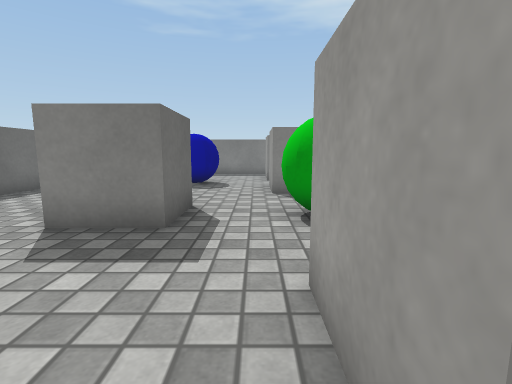
View 1 (above)

15 first-person views from a walk through a 3-D level made in the Unity game engine. The camera is 0.62 m above the floor, tilts 8° down and sees 85° across. The floor is counted in squares, 0.5 m on a side. Each view is taken from the middle of a square. On the plan, view 1 faces up. The plan holds only what a view shows up to about 13 squares ahead; the rest is blank. The player character is not drawn. Surface patterns are stand-ins for the level's own textures.

View 2
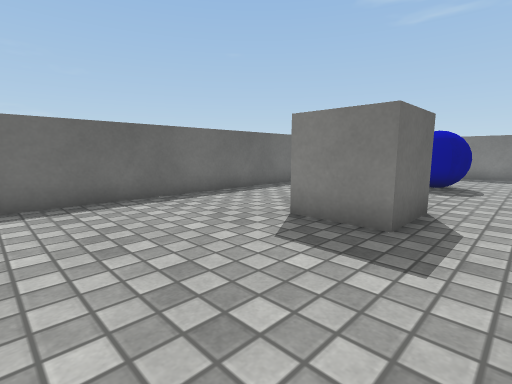

View 3
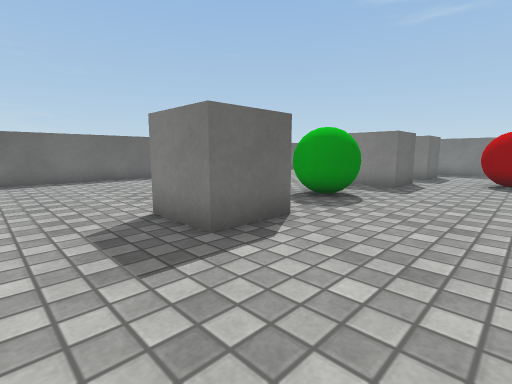

View 4
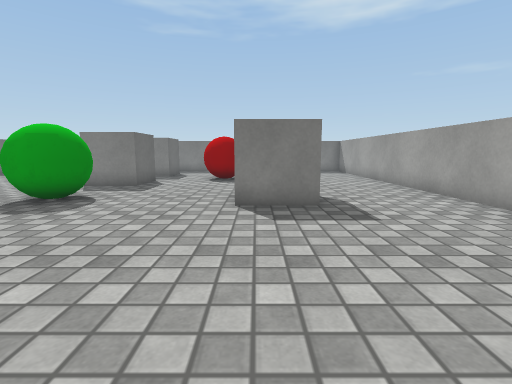

View 5
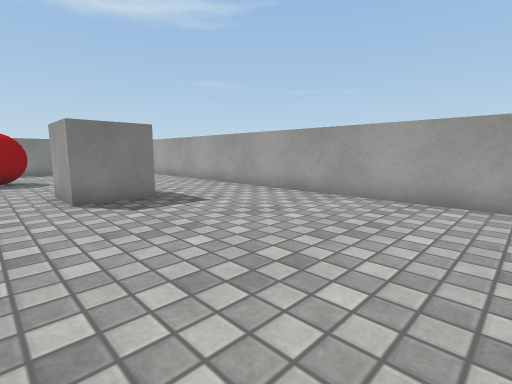

View 6
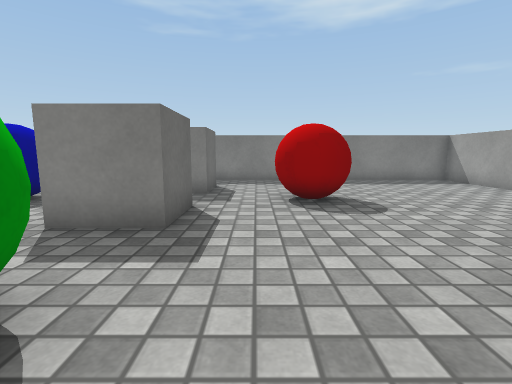

View 7
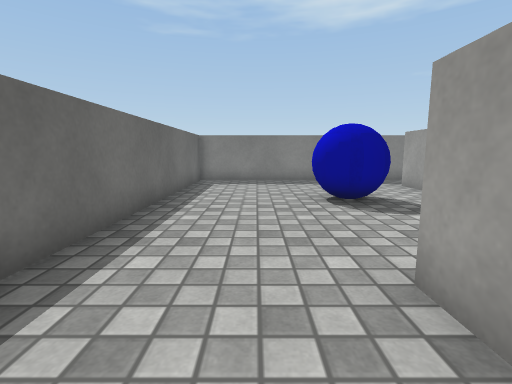

View 8
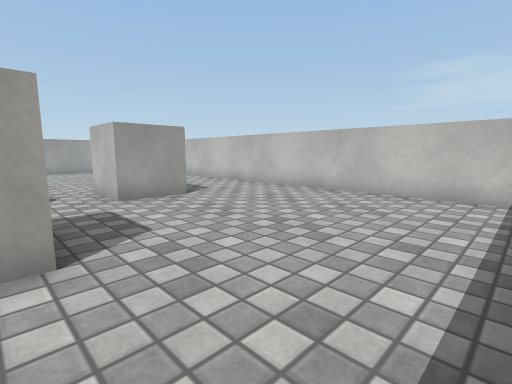

View 9
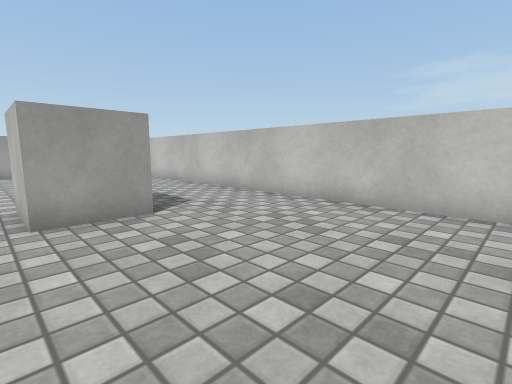

View 10
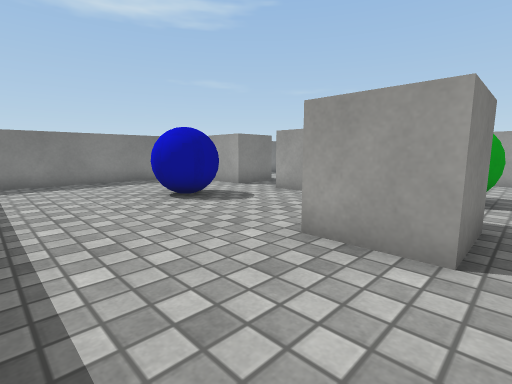

View 11
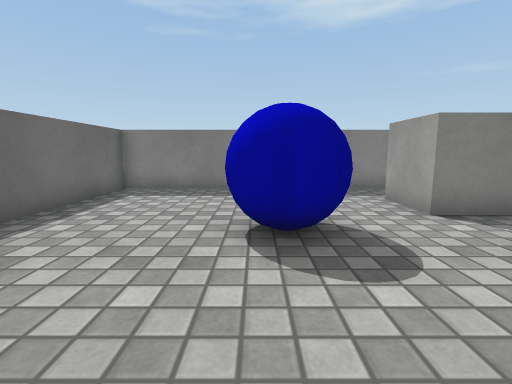

View 12
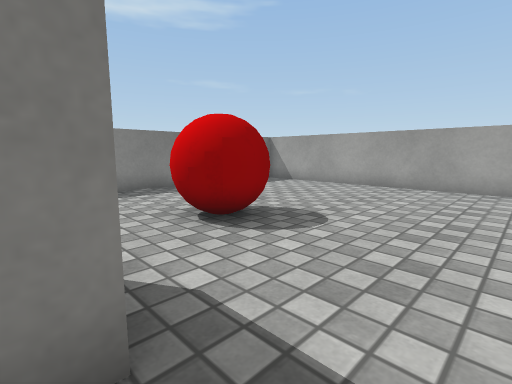

View 13
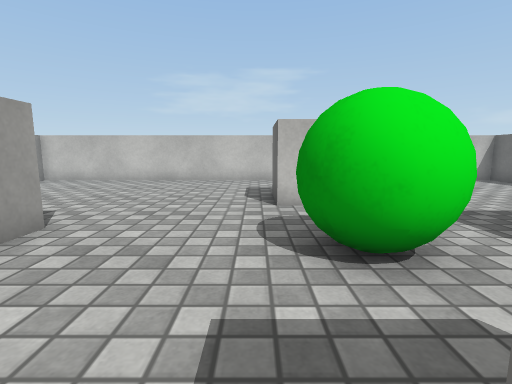

View 14
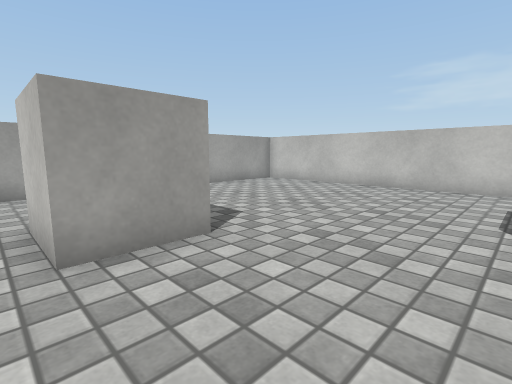

View 15
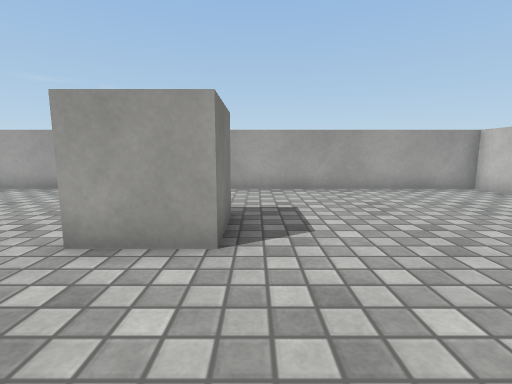

### Floor plan
Points are (right, up) in squares from view 1. A wall is a line through its corners. A room is listed if a view was taken in it or the views show most of it. See-through windows are left out.
Room 1 (views 1, 2, 3, 4, 5, 6, 7, 8, 9, 10, 11, 12, 13, 14, 15)
walls: (2.5, 2.5) (2.5, 0.5) (0.5, 0.5) (0.5, 2.5) (2.5, 2.5); (-1.5, 6.6) (-1.5, 4.5) (-3.5, 4.5) (-3.5, 6.5); (2.5, 10.6) (2.5, 8.5) (0.5, 8.5) (0.5, 10.5); (8.6, 4.5) (6.5, 4.5) (6.5, 6.5) (8.5, 6.5); (2.5, 14.5) (2.5, 12.5) (0.5, 12.5) (0.5, 14.5); (12.5, -3.5) (12.5, 16.5) (-7.5, 16.5) (-7.5, -3.5) (12.5, -3.5)
objects: blue ball (-3, 11) to (-2, 12); green ball (1, 5) to (2, 6); red ball (5, 11) to (6, 12)

Where each view was taken, in squares from view 1:
view 1: 0 up, 0 right, facing up
view 2: 0 up, 0 right, facing up-left
view 3: 2 down, 6 right, facing up-left
view 4: 2 down, 7 right, facing up
view 5: 3 down, 5 right, facing up-right
view 6: 4 up, 4 right, facing up
view 7: 4 up, 5 left, facing up
view 8: 5 up, 7 left, facing down-right
view 9: 3 up, 5 left, facing down-right
view 10: 4 up, 7 left, facing up-right
view 11: 7 up, 3 left, facing up
view 12: 7 up, 2 right, facing up-right
view 13: 9 up, 3 right, facing down
view 14: 7 up, 3 right, facing down-right
view 15: 4 up, 3 right, facing right
